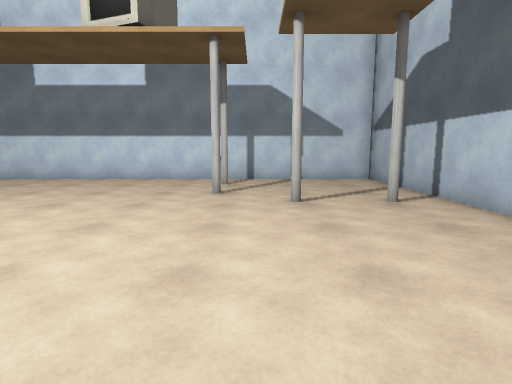
view 1 (above)

12 first-person views from a walk through a Unity game level. The camera is 1.3 m above the floor, tilts 8° down and sees 80° across. The floor is counted in squares, 1 m on a side. Each view is taken from the middle of a square. On the plan, view 1 faces up. The plan holds only what a view shows up to about 14 squares ahead; the rest is blank. The place goes on beyond the plan. Some surface patterns are stand-ins.

view 2
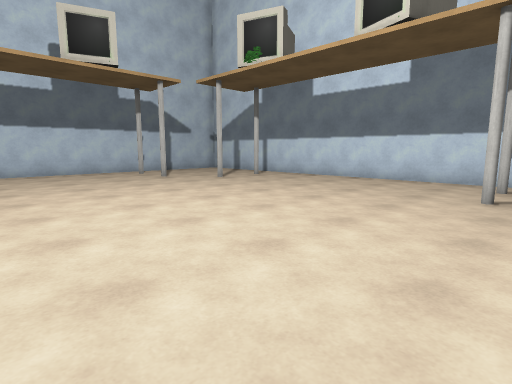

view 3
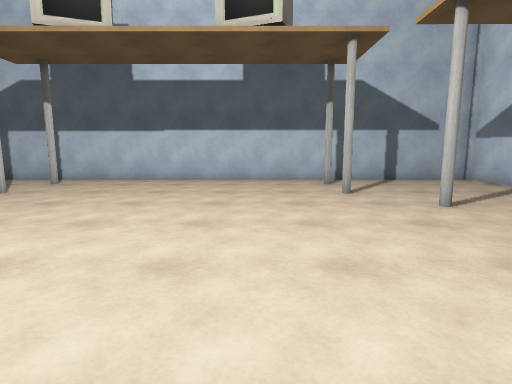

view 4
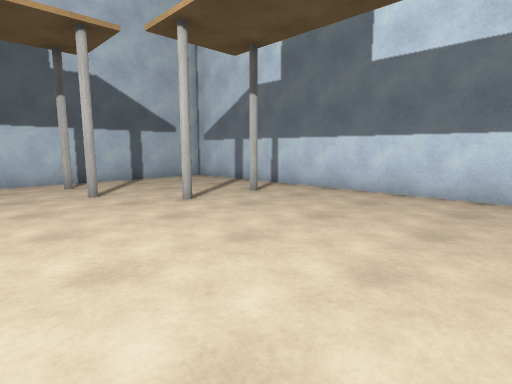

view 5
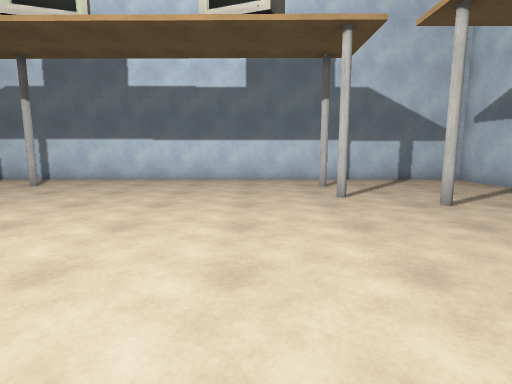

view 6
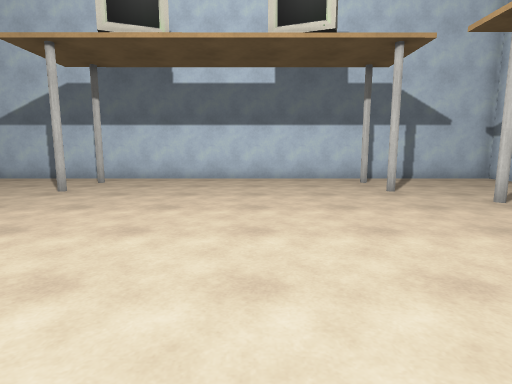

view 7
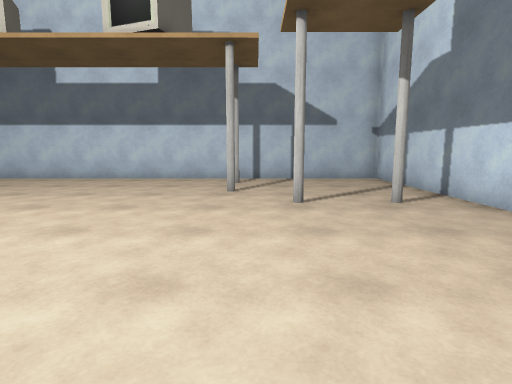

view 8
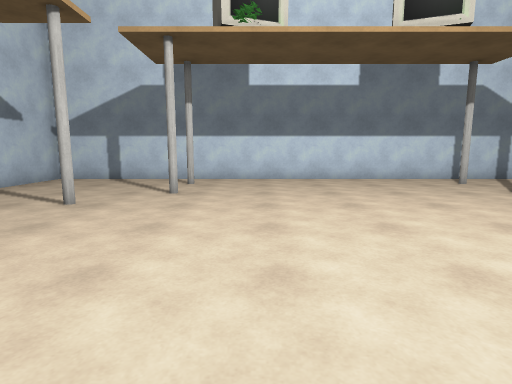

view 9
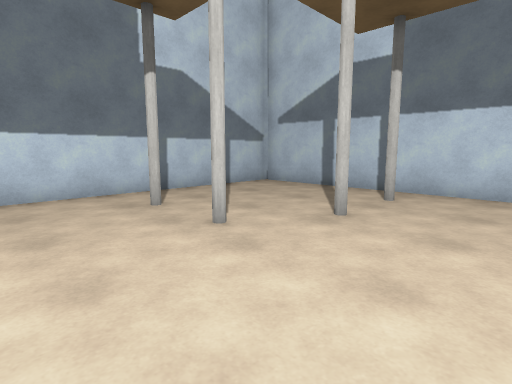

view 10
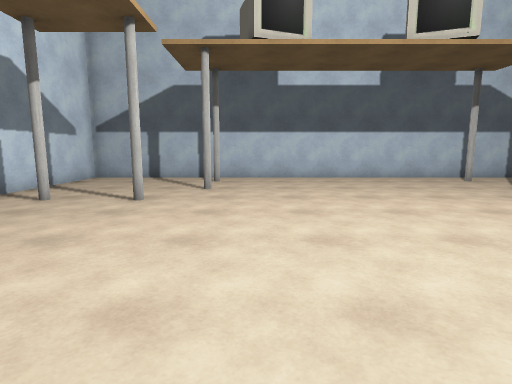

view 11
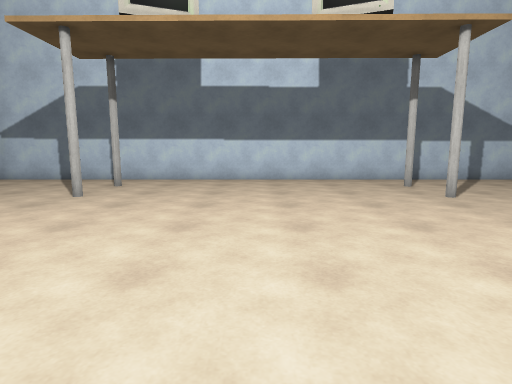

view 12
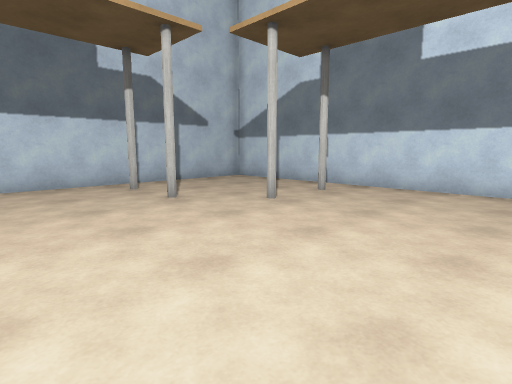

### Floor plan
Key: @ floor where view 1 was taken; # wall or solid block; . floor.
Columns run from 18 left of view 1 to 5 right of it. Each row starts with its distance up from view 1.
 14 ########################
 13 #......................#
 12 #.....#................#
 11 #................#.....#
 10 #......................#
  9 #......#.........#.....#
  8 #..................#.#.#
  7 #.#....................#
  6 #......................#
  5 #......................#
  4 #......................#
  3 #......................#
  2 #......................#
  1 #......................#
  0 #.................@....#
 -1 #......................#
 -2 #......................#
 -3 #.#..#.............#.#.#
 -4 #......#.........#.....#
 -5 #......................#
 -6 #......................#
 -7 #......#.........#.....#
 -8 #......................#
 -9 ########################

Positions as (right, up) in squares from view 1, and headings:
1: (0, 0), facing up
2: (0, 0), facing up-left
3: (-8, 0), facing right
4: (-8, 0), facing down-right
5: (-9, 4), facing down
6: (-4, 3), facing left
7: (-4, 8), facing left
8: (-9, 0), facing up
9: (-8, 0), facing down-left
10: (-9, 6), facing right
11: (-6, 4), facing down
12: (-6, 3), facing up-left
